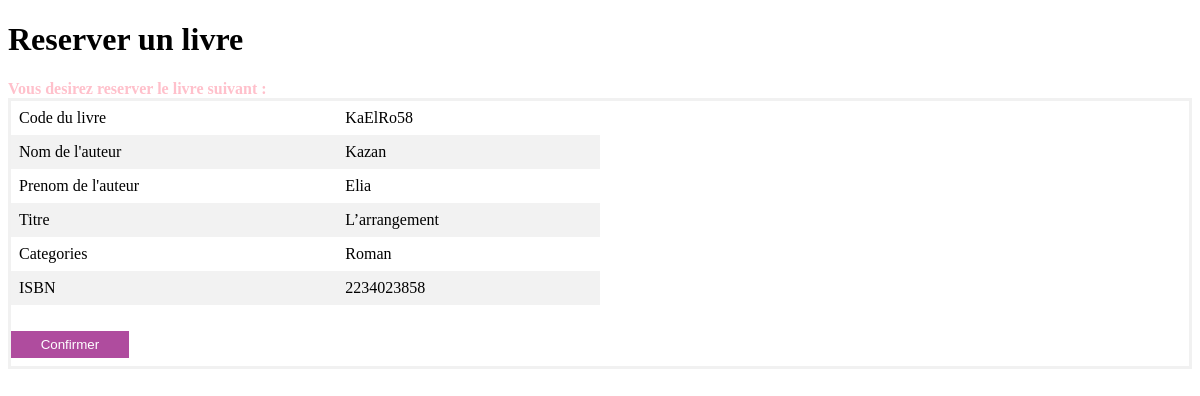
/Bibliotheque_Projet/reserve.php?action=reserver&id=KaElRo58 (signed in), run on the app's committed database.
### tables this page shows
CREATE TABLE `livres` (
  `livcode` char(255) NOT NULL,
  `livnomaut` char(255) DEFAULT NULL,
  `livprenomaut` char(255) DEFAULT NULL,
  `livtitre` char(255) DEFAULT NULL,
  `livcategorie` char(255) DEFAULT NULL,
  `livISBN` char(255) DEFAULT NULL,
  `livdejareserve` tinyint(1) NOT NULL DEFAULT 0
);

### Bibliotheque_Projet/reserve.php (the view, shortened to what this page needs)
<!DOCTYPE html>
<html lang="en">
<head>
    <link rel="stylesheet" href="style.css">
</head>
<body>
    <h1>Reserver un livre</h1>
    <span style='color:pink'><strong> Vous desirez reserver le livre suivant :</strong></span>
    <form method="post" action="confirmationReservation.php" >
    <table>
<?php
require('config.php') ;
    if($_GET['action']=="reserver")
    {
        $sql = "select * from livres where livcode= :id" ;
        $stmt = $conn->prepare($sql);
        $stmt->bindValue(':id',$_GET['id']) ;
        $stmt->execute() ;
        while( $livre= $stmt->fetch())
        {?>
        <tr>
            <td>Code du livre</td>
            <td><?php echo $livre['livcode']?></td>
        </tr>
        <tr>
            <td>Nom de l'auteur</td>
            <td><?php echo $livre['livnomaut']?></td>
        </tr>
        <tr>
            <td>Prenom de l'auteur</td>
            <td><?php echo $livre['livprenomaut']?></td>
        </tr>
        <tr>
            <td>Titre</td>
            <td><?php echo $livre['livtitre']?></td>
        </tr>
        <tr>
            <td>Categories</td>
            <td><?php echo $livre['livcategorie']?></td>
        </tr>
        <tr>
            <td>ISBN</td>
            <td><?php echo $livre['livISBN']?></td>
        </tr>
       <?php }
    }
?>
</table>
<br>
<button type="submit" name = "confr">Confirmer</button>
</form>
</body>
</html>

### Bibliotheque_Projet/style.css (style rules this page uses)
form { border: 3px solid #f1f1f1; }
table { border-collapse: collapse; width: 50%; }
th, td { text-align: left; padding: 8px; }
tr:nth-child(even) { background-color: #f2f2f2 }
button { background-color: rgb(175, 76, 158); color: white; padding: 6px 10px; margin: 8px 0; border: none; cursor: pointer; width: 10%; }

### data on the page
livres: livcode "KaElRo58", livnomaut "Kazan", livprenomaut "Elia", livtitre "L’arrangement", livcategorie "Roman", livISBN "2234023858"
